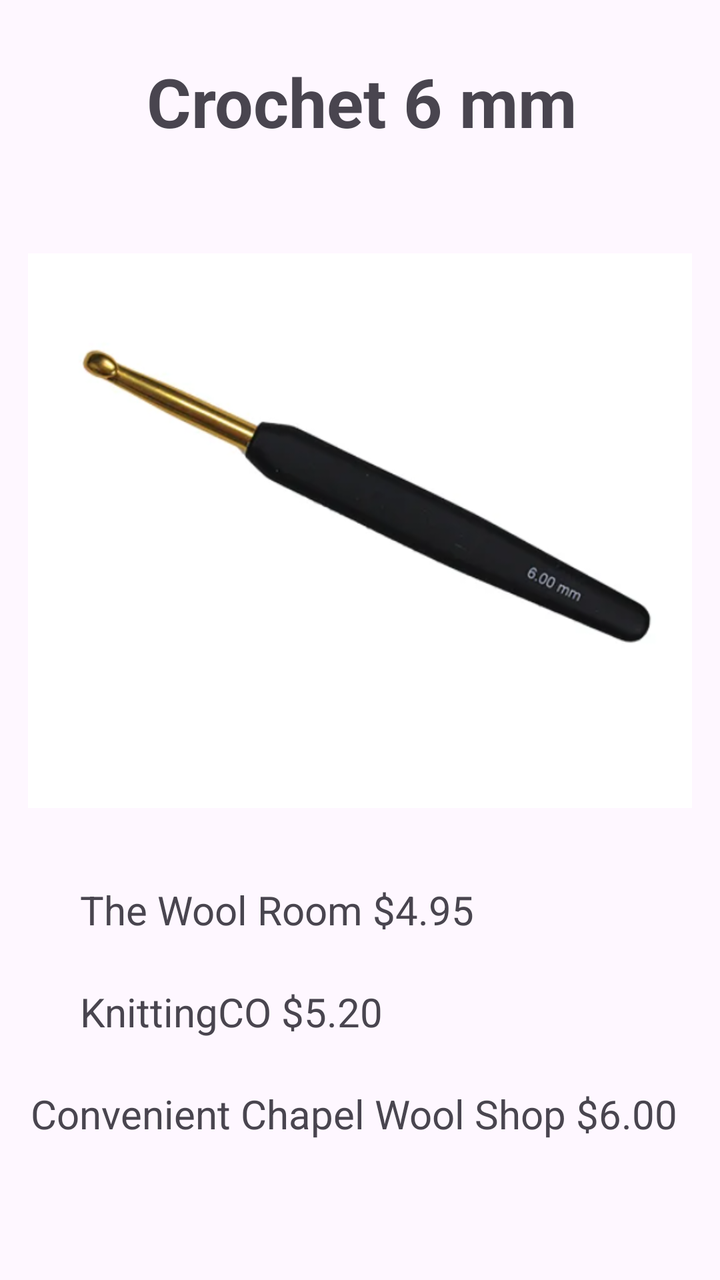
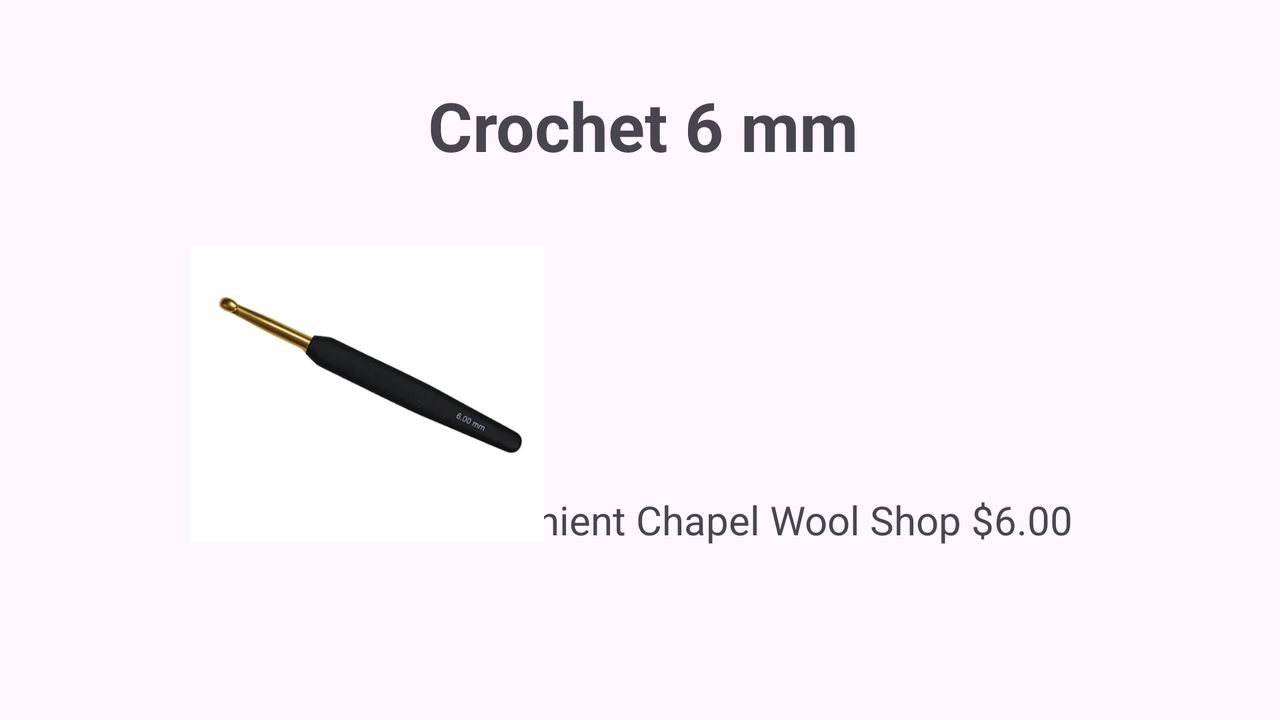

One screen, two layout resources from the same app: the default and the repository's alternative for another configuration. Each is rendered where Android would select it; the XML of both is given below.
<!-- AndroidManifest.xml: application theme Theme.CraftRunner -->
<!-- res/layout/fragment_hook_six.xml -->
<?xml version="1.0" encoding="utf-8"?>
<androidx.constraintlayout.widget.ConstraintLayout xmlns:android="http://schemas.android.com/apk/res/android"
    xmlns:app="http://schemas.android.com/apk/res-auto"
    xmlns:tools="http://schemas.android.com/tools"
    android:id="@+id/frameLayout13"
    android:layout_width="match_parent"
    android:layout_height="match_parent"
    tools:context=".ui.app.Hook_sixFragment">

    <TextView
        android:id="@+id/textView19"
        android:layout_width="wrap_content"
        android:layout_height="wrap_content"
        android:layout_marginStart="40dp"
        android:layout_marginTop="36dp"
        android:layout_marginEnd="173dp"
        android:text="The Wool Room $4.95"
        android:textSize="20sp"
        app:layout_constraintEnd_toEndOf="parent"
        app:layout_constraintHorizontal_bias="0.0"
        app:layout_constraintStart_toStartOf="parent"
        app:layout_constraintTop_toBottomOf="@+id/imageView9" />

    <TextView
        android:id="@+id/textView20"
        android:layout_width="wrap_content"
        android:layout_height="wrap_content"
        android:layout_marginStart="40dp"
        android:layout_marginTop="24dp"
        android:layout_marginEnd="173dp"
        android:text="KnittingCO $5.20"
        android:textSize="20sp"
        app:layout_constraintEnd_toEndOf="parent"
        app:layout_constraintHorizontal_bias="0.0"
        app:layout_constraintStart_toStartOf="parent"
        app:layout_constraintTop_toBottomOf="@+id/textView19" />

    <TextView
        android:id="@+id/textView21"
        android:layout_width="wrap_content"
        android:layout_height="wrap_content"
        android:layout_marginStart="40dp"
        android:layout_marginTop="24dp"
        android:layout_marginEnd="46dp"
        android:text="Convenient Chapel Wool Shop $6.00"
        android:textSize="20sp"
        app:layout_constraintEnd_toEndOf="parent"
        app:layout_constraintStart_toStartOf="parent"
        app:layout_constraintTop_toBottomOf="@+id/textView20" />

    <ImageView
        android:id="@+id/imageView9"
        android:layout_width="332dp"
        android:layout_height="280dp"
        android:layout_marginTop="52dp"
        android:src="@drawable/crochethook6"
        app:layout_constraintEnd_toEndOf="parent"
        app:layout_constraintStart_toStartOf="parent"
        app:layout_constraintTop_toBottomOf="@+id/textView18" />

    <TextView
        android:id="@+id/textView18"
        android:layout_width="wrap_content"
        android:layout_height="wrap_content"
        android:layout_marginTop="28dp"
        android:layout_marginEnd="72dp"
        android:text="Crochet 6 mm"
        android:textSize="34sp"
        android:textStyle="bold"
        app:layout_constraintEnd_toEndOf="parent"
        app:layout_constraintHorizontal_bias="0.933"
        app:layout_constraintStart_toEndOf="@+id/imageViewBackArrow6"
        app:layout_constraintTop_toTopOf="parent" />

    <ImageView
        android:id="@+id/imageViewBackArrow6"
        android:layout_width="59dp"
        android:layout_height="50dp"
        android:layout_marginStart="21dp"
        android:layout_marginTop="28dp"
        android:src="@drawable/backarrow"
        app:layout_constraintStart_toStartOf="parent"
        app:layout_constraintTop_toTopOf="parent" />
</androidx.constraintlayout.widget.ConstraintLayout>
<!-- resources referenced by this layout -->
<resources>
  <!-- drawable crochethook6: png bitmap (drawable, 48892 bytes) -->
  <style name="Theme.CraftRunner" parent="Base.Theme.CraftRunner" />
  <style name="Base.Theme.CraftRunner" parent="Theme.Material3.DayNight.NoActionBar">
          
          
      </style>
</resources>
<!-- res/layout-land/fragment_hook_six.xml (the repository's variant of the layout above) -->
<!-- drawn on the phone turned sideways -->
<?xml version="1.0" encoding="utf-8"?>
<androidx.constraintlayout.widget.ConstraintLayout xmlns:android="http://schemas.android.com/apk/res/android"
    xmlns:app="http://schemas.android.com/apk/res-auto"
    xmlns:tools="http://schemas.android.com/tools"
    android:id="@+id/frameLayout13"
    android:layout_width="match_parent"
    android:layout_height="match_parent"
    tools:context=".ui.app.Hook_sixFragment">

    <TextView
        android:id="@+id/textView19"
        android:layout_width="wrap_content"
        android:layout_height="wrap_content"
        android:layout_marginStart="57dp"
        android:layout_marginTop="55dp"
        android:layout_marginEnd="367dp"
        android:text="The Wool Room $4.95"
        android:textSize="20sp"
        app:layout_constraintEnd_toEndOf="parent"
        app:layout_constraintStart_toEndOf="@+id/imageView9"
        app:layout_constraintTop_toBottomOf="@+id/textView18" />

    <TextView
        android:id="@+id/textView20"
        android:layout_width="wrap_content"
        android:layout_height="wrap_content"
        android:layout_marginStart="57dp"
        android:layout_marginTop="25dp"
        android:layout_marginEnd="413dp"
        android:text="KnittingCO $5.20"
        android:textSize="20sp"
        app:layout_constraintEnd_toEndOf="parent"
        app:layout_constraintStart_toEndOf="@+id/imageView9"
        app:layout_constraintTop_toBottomOf="@+id/textView19" />

    <TextView
        android:id="@+id/textView21"
        android:layout_width="wrap_content"
        android:layout_height="wrap_content"
        android:layout_marginStart="57dp"
        android:layout_marginTop="27dp"
        android:layout_marginEnd="240dp"
        android:text="Convenient Chapel Wool Shop $6.00"
        android:textSize="20sp"
        app:layout_constraintEnd_toEndOf="parent"
        app:layout_constraintStart_toEndOf="@+id/imageView9"
        app:layout_constraintTop_toBottomOf="@+id/textView20" />

    <ImageView
        android:id="@+id/imageView9"
        android:layout_width="217dp"
        android:layout_height="148dp"
        android:layout_marginStart="75dp"
        android:layout_marginTop="70dp"
        android:layout_marginBottom="115dp"
        android:src="@drawable/crochethook6"
        app:layout_constraintBottom_toBottomOf="parent"
        app:layout_constraintStart_toStartOf="parent"
        app:layout_constraintTop_toBottomOf="@+id/imageViewBackArrow6" />

    <TextView
        android:id="@+id/textView18"
        android:layout_width="wrap_content"
        android:layout_height="wrap_content"
        android:layout_marginTop="40dp"
        android:layout_marginEnd="72dp"
        android:text="Crochet 6 mm"
        android:textSize="34sp"
        android:textStyle="bold"
        app:layout_constraintEnd_toEndOf="parent"
        app:layout_constraintHorizontal_bias="0.492"
        app:layout_constraintStart_toEndOf="@+id/imageViewBackArrow6"
        app:layout_constraintTop_toTopOf="parent" />

    <ImageView
        android:id="@+id/imageViewBackArrow6"
        android:layout_width="59dp"
        android:layout_height="50dp"
        android:layout_marginStart="21dp"
        android:layout_marginTop="28dp"
        android:src="@drawable/backarrow"
        app:layout_constraintStart_toStartOf="parent"
        app:layout_constraintTop_toTopOf="parent" />
</androidx.constraintlayout.widget.ConstraintLayout>
